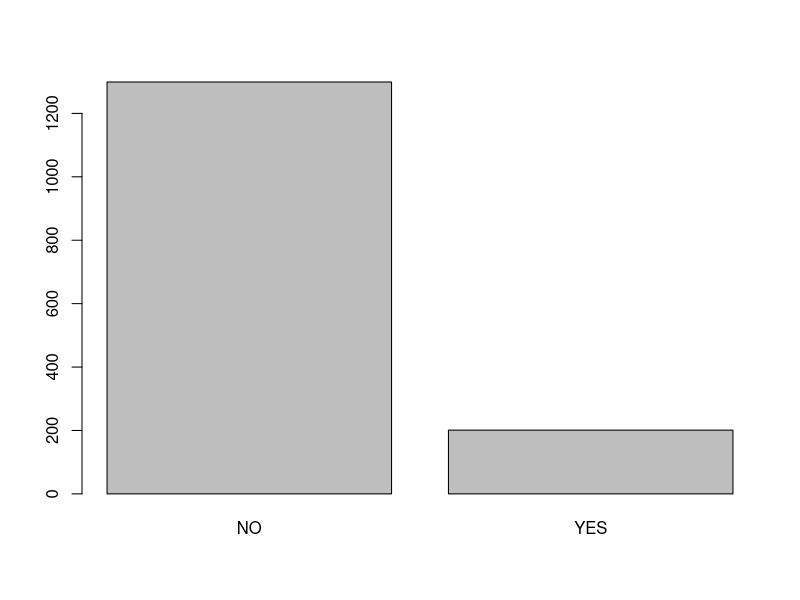

Here is the R script that generated this plot: (Note: this script raises an error after producing the figure.)
setwd("~/Desktop/Courses/Rcamp/case3")
credit <- read.csv("creditcard.csv")

head(credit)
tail(credit)
str(credit)
summary(credit)

# Check outcome
credit$default.payment.next.month <- ifelse(credit$default.payment.next.month == 1, "YES", "NO")

table(credit$default.payment.next.month)
# inblanced data
barplot(table(credit$default.payment.next.month))

# Delete ID
work.df <- credit[, -c(1,2)]
summary(work.df)

# for easier use
colnames(work.df)[24] <- "STATUS"
work.df

library(caret)
fitControl <- trainControl(method = "cv",
                           number = 10,
                           summaryFunction = twoClassSummary,
                           classProbs = TRUE, savePredictions = T, sampling = "smote")

set.seed(1)
c.model.1 <- train(STATUS ~., data=work.df, method="rf", trControl=fitControl)
c.model.1

# Use domain knowledge
# define a new feature find a group of people
work.df$gfs <- ifelse(work.df$LIMIT_BAL > 400000 & work.df$AGE < 35, 1, 0)
sum(work.df$gfs)

work.df$limit1 <- (work.df$BILL_AMT1-work.df$PAY_AMT1)/work.df$LIMIT_BAL
work.df$limit2 <- (work.df$BILL_AMT2-work.df$PAY_AMT2)/work.df$LIMIT_BAL
work.df$limit3 <- (work.df$BILL_AMT3-work.df$PAY_AMT3)/work.df$LIMIT_BAL
work.df$limit4 <- (work.df$BILL_AMT4-work.df$PAY_AMT4)/work.df$LIMIT_BAL
work.df$limit5 <- (work.df$BILL_AMT5-work.df$PAY_AMT5)/work.df$LIMIT_BAL
work.df$limit6 <- (work.df$BILL_AMT6-work.df$PAY_AMT6)/work.df$LIMIT_BAL

set.seed(1)
c.model.2 <- train(STATUS ~., data=work.df, method="rf", trControl=fitControl)
c.model.2
